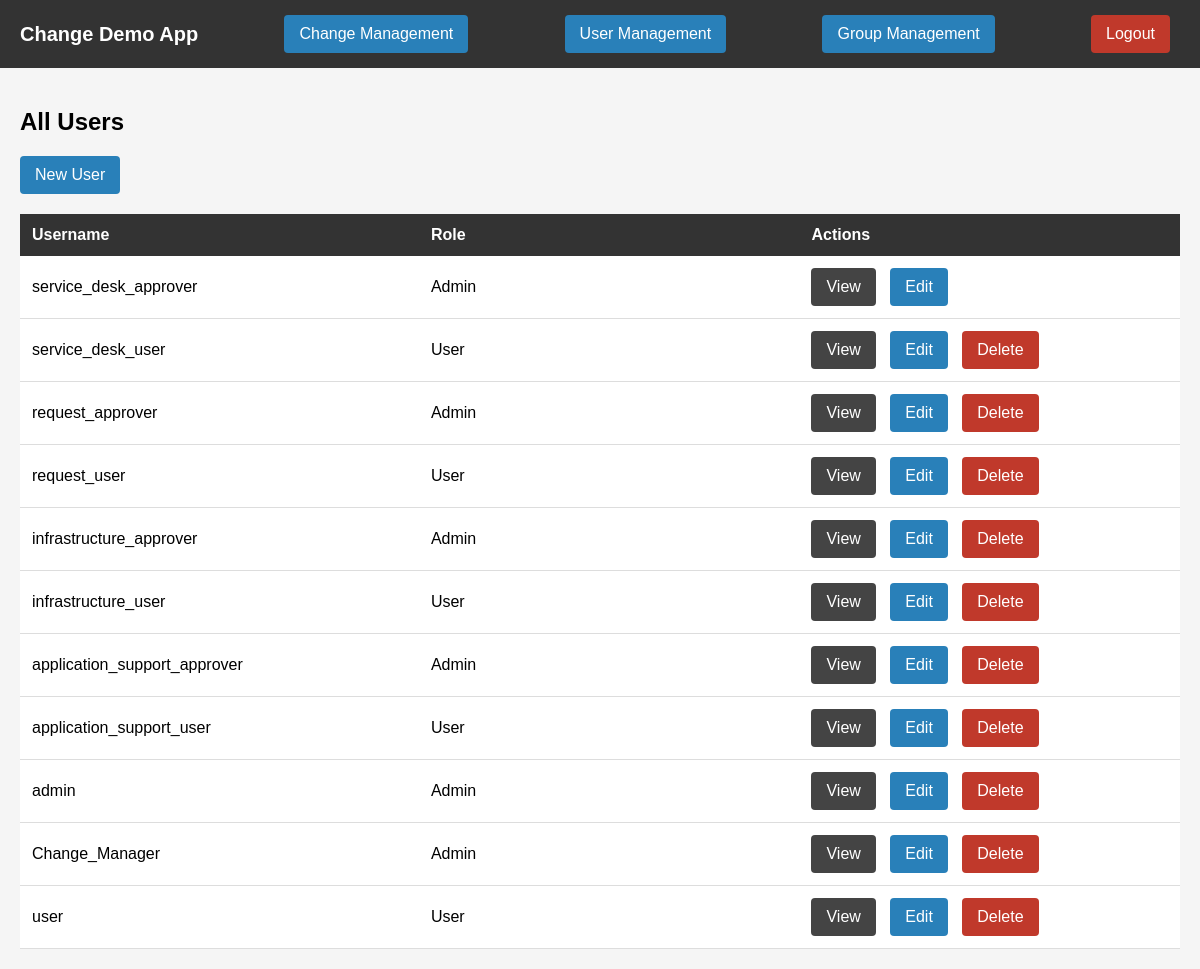
Screenshot of /user_list (signed in) with the database file from the repository.
### Change_Demo_System/models.py (models this page shows, shortened)
class User(UserMixin, db.Model):
    id = db.Column(db.Integer, primary_key = True)
    username = db.Column(db.String(100), unique =True, nullable = False)
    password = db.Column(db.String(20), nullable = False)
    role = db.Column(db.String(20), nullable=False, default='User')
    groups = db.relationship('Group', secondary='user_group', backref='users')

### Change_Demo_System/routes/user_management.py (the view)
@user_management_bp.route("/user_list", methods=["GET"])
@login_required
def user_list():
    users = User.query.all()
    return render_template("user_list.html", users=users)

### Change_Demo_System/templates/user_list.html
{% extends "base.html" %}
{% block content %}
<h2>All Users</h2>
<a class="btn btn-primary" href="{{ url_for('user_management.add_user') }}">New User</a>
<table class="detail-table">
    <thead>
        <tr>
            <th>Username</th>
            <th>Role</th>
            <th>Actions</th>
        </tr>
    </thead>
    <tbody>
        {% for user in users %}
        <tr>
            <td>{{ user.username }}</td>
            <td>{{ user.role }}</td>
            <td>
                <a class = "btn" href="{{ url_for('user_management.view_user', user_id=user.id) }}">View</a>
                <a class = "btn btn-primary" href="{{ url_for('user_management.edit_user', user_id=user.id) }}">Edit</a>
                {% if user.id != current_user.id %}
                    <a class = "btn btn-danger" href="{{ url_for('user_management.delete_user', user_id=user.id) }}" onclick="return confirm('Are you sure you want to delete this user?')">Delete</a>
                {% endif %}
            </td>
        </tr>
        {% endfor %}
    </tbody>
</table>
{% endblock %}

### Change_Demo_System/templates/base.html (shortened to what this page needs)
<!DOCTYPE html>
<html lang="en">
<head>
</head>
<body>
    <div class="navbar">
        <h1>Change Demo App</h1>
        {% if current_user.role == 'Admin' %}
            <a class="btn btn-primary" href="{{ url_for('change.change_list') }}">Change Management</a>
            <a class="btn btn-primary" href="{{ url_for('user_management.user_list') }}">User Management</a>
            <a class="btn btn-primary" href="{{ url_for('group_management.group_list') }}">Group Management</a>
        {% endif %}
        <a class="btn btn-danger" href="{{ url_for('auth.logout') }}">Logout</a>
    </div>
    <div class="content">
        {% block content %}
        {% endblock %}
    </div>
</body>
</html>

### Change_Demo_System/templates/base.html (style rules this page uses)
body { margin: 0; font-family: Arial, sans-serif; background: #f5f5f5; }
.navbar { background: #333; color: white; padding: 15px 20px; display: flex; justify-content: space-between; align-items: center; }
.navbar h1 { margin: 0; font-size: 20px; }
.btn { display: inline-block; padding: 10px 15px; background: #444; color: white; text-decoration: none; border-radius: 4px; margin-right: 10px; }
.btn-danger { background: #c0392b; }
.btn-primary { background: #2980b9; }
.content { padding: 20px; }
.detail-table { width: 100%; border-collapse: collapse; background: white; margin-top: 20px; }
.detail-table th { width: 200px; background: #333; color: white; padding: 12px; text-align: left; }
.detail-table td { padding: 12px; border-bottom: 1px solid #ddd; }

### rows the page displays
User: username "service_desk_approver", role "Admin"
User: username "service_desk_user", role "User"
User: username "request_approver", role "Admin"
User: username "request_user", role "User"
User: username "infrastructure_approver", role "Admin"
User: username "infrastructure_user", role "User"
User: username "application_support_approver", role "Admin"
User: username "application_support_user", role "User"
User: username "admin", role "Admin"
User: username "Change_Manager", role "Admin"
User: username "user", role "User"
